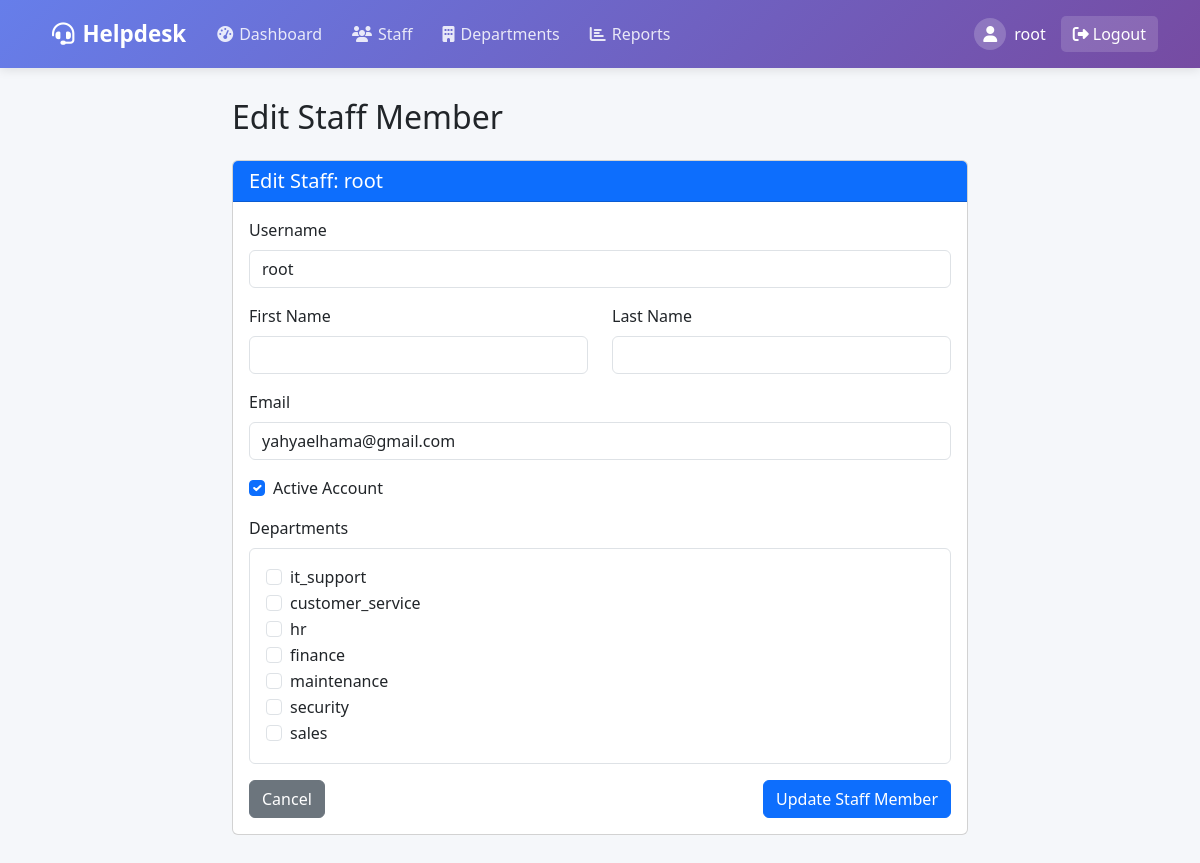
The page /staff/edit-user/1/ (signed in) on the database its author committed.
### tickets/models.py (models this page shows)
class Department(models.Model):
    name = models.CharField(max_length=100, unique=True)
    description = models.TextField(blank=True)
    staff = models.ManyToManyField(User, related_name='departments', limit_choices_to={'is_staff': True})
    created_at = models.DateTimeField(auto_now_add=True)
    def __str__(self):
        return self.name

### tickets/views.py (the view)
# urls.py: path('staff/edit-user/<int:pk>/', views.staff_edit_alt, name='staff_edit_alt'),
@login_required
@superuser_required
def staff_edit_alt(request, pk):
    try:
        staff = User.objects.get(pk=pk, is_staff=True)
        if staff.is_superuser and staff != request.user:
            messages.error(request, "You cannot edit other superusers.")
            return redirect('staff_list')
        if request.method == 'POST':
            username = request.POST.get('username')
            first_name = request.POST.get('first_name')
            last_name = request.POST.get('last_name')
            email = request.POST.get('email')
            is_active = request.POST.get('is_active') == 'on'
            department_ids = request.POST.getlist('departments')
            staff.username = username
            staff.first_name = first_name
            staff.last_name = last_name
            staff.email = email
            staff.is_active = is_active
            staff.save()
            departments = Department.objects.filter(id__in=department_ids)
            staff.departments.set(departments)
            messages.success(request, "Staff member updated successfully!")
            return redirect('staff_list')
        else:
            form = StaffEditForm(instance=staff)
        context = {
            'form': form,
            'staff': staff,
            'title': 'Edit Staff Member',
            'departments': Department.objects.all(),
            'staff_departments': staff.departments.all().values_list('id', flat=True)
        }
        return render(request, 'tickets/staff/staff_form_alt.html', context)
    except User.DoesNotExist:
        messages.error(request, "Staff member not found.")
        return redirect('staff_list')
    except Exception as e:
        messages.error(request, f"Error editing staff: {str(e)}")
        return redirect('staff_list')

### tickets/forms.py (shortened to what this page needs)
class StaffEditForm(forms.ModelForm):
    departments = forms.ModelMultipleChoiceField(
        queryset=Department.objects.all(),
        required=True,
        widget=forms.CheckboxSelectMultiple
    )
    class Meta:
        model = User
        fields = ('username', 'first_name', 'last_name', 'email', 'is_active', 'departments')
        widgets = {
            'username': forms.TextInput(attrs={'class': 'form-control'}),
            'first_name': forms.TextInput(attrs={'class': 'form-control'}),
            'last_name': forms.TextInput(attrs={'class': 'form-control'}),
            'email': forms.EmailInput(attrs={'class': 'form-control'}),
            'is_active': forms.CheckboxInput(attrs={'class': 'form-check-input'}),
        }
    def __init__(self, *args, **kwargs):
        super().__init__(*args, **kwargs)
        if self.instance and self.instance.pk:
            self.initial['departments'] = self.instance.departments.all()

### tickets/views.py (called while the page is built)
def superuser_required(function):
    actual_decorator = user_passes_test(lambda u: u.is_superuser)
    return actual_decorator(function)

### tickets/templates/tickets/staff/staff_form_alt.html (shortened to what this page needs)
{% extends 'base.html' %}
{% block content %}
<div class="row mb-4">
    <div class="col-md-8 offset-md-2">
        <h2 class="mb-4">{{ title }}</h2>
        <div class="card">
            <div class="card-header bg-primary text-white">
                <h5 class="card-title mb-0">
                    Edit Staff: {{ staff.username }}
                </h5>
            </div>
            <div class="card-body">
                <form method="post" novalidate>
                    <div class="mb-3">
                        <label for="username" class="form-label">Username</label>
                        <input type="text" id="username" name="username" class="form-control" value="{{ staff.username }}" required>
                    </div>
                    <div class="row">
                        <div class="col-md-6">
                            <div class="mb-3">
                                <label for="first_name" class="form-label">First Name</label>
                                <input type="text" id="first_name" name="first_name" class="form-control" value="{{ staff.first_name }}">
                            </div>
                        </div>
                        <div class="col-md-6">
                            <div class="mb-3">
                                <label for="last_name" class="form-label">Last Name</label>
                                <input type="text" id="last_name" name="last_name" class="form-control" value="{{ staff.last_name }}">
                            </div>
                        </div>
                    </div>
                    <div class="mb-3">
                        <label for="email" class="form-label">Email</label>
                        <input type="email" id="email" name="email" class="form-control" value="{{ staff.email }}">
                    </div>
                    <div class="mb-3 form-check">
                        <input type="checkbox" id="is_active" name="is_active" class="form-check-input" {% if staff.is_active %}checked{% endif %}>
                        <label class="form-check-label" for="is_active">
                            Active Account
                        </label>
                    </div>
                    <div class="mb-3">
                        <label class="form-label">Departments</label>
                        <div class="border p-3 rounded">
                            {% for department in departments %}
                            <div class="form-check">
                                <input type="checkbox" id="department_{{ department.id }}" name="departments" value="{{ department.id }}" class="form-check-input"
                                {% if department.id in staff_departments %}checked{% endif %}>
                                <label class="form-check-label" for="department_{{ department.id }}">
                                    {{ department }}
                                </label>
                            </div>
                            {% endfor %}
                        </div>
                    </div>
                    <div class="d-flex justify-content-between">
                        <a href="{% url 'staff_list' %}" class="btn btn-secondary">Cancel</a>
                        <button type="submit" class="btn btn-primary">
                            Update Staff Member
                        </button>
                    </div>
                </form>
            </div>
        </div>
    </div>
</div>
{% endblock %}

### templates/base.html (shortened to what this page needs)
<!DOCTYPE html>
<html lang="en">
<head>
    <link href="https://cdn.jsdelivr.net/npm/bootstrap@5.3.0/dist/css/bootstrap.min.css" rel="stylesheet">
    <link rel="stylesheet" href="https://cdnjs.cloudflare.com/ajax/libs/font-awesome/6.4.0/css/all.min.css">
</head>
<body>
    <nav class="navbar navbar-expand-lg navbar-dark">
        <div class="container">
            <a class="navbar-brand" href="{% url 'dashboard' %}">
                <i class="fas fa-headset me-2"></i>Helpdesk
            </a>
            <div class="collapse navbar-collapse" id="navbarNav">
                <ul class="navbar-nav me-auto">
                    {% if user.is_staff %}
                    <li class="nav-item">
                        <a class="nav-link" href="{% url 'dashboard' %}">
                            <i class="fas fa-tachometer-alt nav-icon"></i>Dashboard
                        </a>
                    </li>
                    {% if user.is_superuser %}
                    <li class="nav-item">
                        <a class="nav-link" href="{% url 'staff_list' %}">
                            <i class="fas fa-users nav-icon"></i>Staff
                        </a>
                    </li>
                    <li class="nav-item">
                        <a class="nav-link" href="{% url 'department_list' %}">
                            <i class="fas fa-building nav-icon"></i>Departments
                        </a>
                    </li>
                    <li class="nav-item">
                        <a class="nav-link" href="{% url 'ticket_report' %}">
                            <i class="fas fa-chart-bar nav-icon"></i>Reports
                        </a>
                    </li>
                    {% endif %}
                    {% endif %}
                </ul>
                <ul class="navbar-nav">
                    {% if user.is_authenticated %}
                    <li class="nav-item user-welcome">
                        <div class="user-avatar">
                            <i class="fas fa-user"></i>
                        </div>
                        <span>{{ user.username }}</span>
                    </li>
                    <li class="nav-item">
                        <form method="post" action="{% url 'accounts:logout' %}" class="d-inline">
                            <button type="submit" class="logout-btn">
                                <i class="fas fa-sign-out-alt me-1"></i>Logout
                            </button>
                        </form>
                    </li>
                    {% else %}
                    <li class="nav-item">
                        <a class="nav-link" href="{% url 'accounts:login' %}">
                            <i class="fas fa-sign-in-alt me-1"></i>Login
                        </a>
                    </li>
                    {% endif %}
                </ul>
            </div>
        </div>
    </nav>
    <div class="container">
        <div class="content">
            {% block content %}
            {% endblock %}
        </div>
    </div>
</body>
</html>

### templates/base.html (style rules this page uses)
:root { --primary-color: #667eea; --primary-dark: #5a6fd9; --secondary-color: #764ba2; --secondary-dark: #6a429c; --light-bg: #f5f7fa; --card-shadow: 0 4px 15px rgba(0, 0, 0, 0.1); }
body { background-color: var(--light-bg); font-family: 'Segoe UI', Tahoma, Geneva, Verdana, sans-serif; min-height: 100vh; padding-bottom: 40px; }
.navbar { background: linear-gradient(135deg, var(--primary-color) 0%, var(--secondary-color) 100%); box-shadow: 0 2px 10px rgba(0, 0, 0, 0.1); padding: 12px 0; margin-bottom: 30px; }
.navbar-brand { font-weight: 600; font-size: 1.4rem; padding-left: 10px; }
.navbar-dark .navbar-nav .nav-link { color: rgba(255, 255, 255, 0.85); font-weight: 500; padding: 8px 15px; border-radius: 5px; transition: all 0.3s; }
.nav-icon { margin-right: 6px; }
.user-welcome { display: flex; align-items: center; color: white; padding: 0 15px; }
.user-avatar { background-color: rgba(255, 255, 255, 0.2); width: 32px; height: 32px; border-radius: 50%; display: flex; align-items: center; justify-content: center; margin-right: 8px; }
.logout-btn { background-color: rgba(255, 255, 255, 0.15); border-radius: 5px; color: white; border: none; padding: 6px 12px; transition: all 0.3s; }

### rows shown on the page
Department: name "it_support"
Department: name "customer_service"
Department: name "hr"
Department: name "finance"
Department: name "maintenance"
Department: name "security"
Department: name "sales"

### other values the page prints
{{ user.username }} "root"
{{ title }} "Edit Staff Member"
{{ staff.username }} "root"
